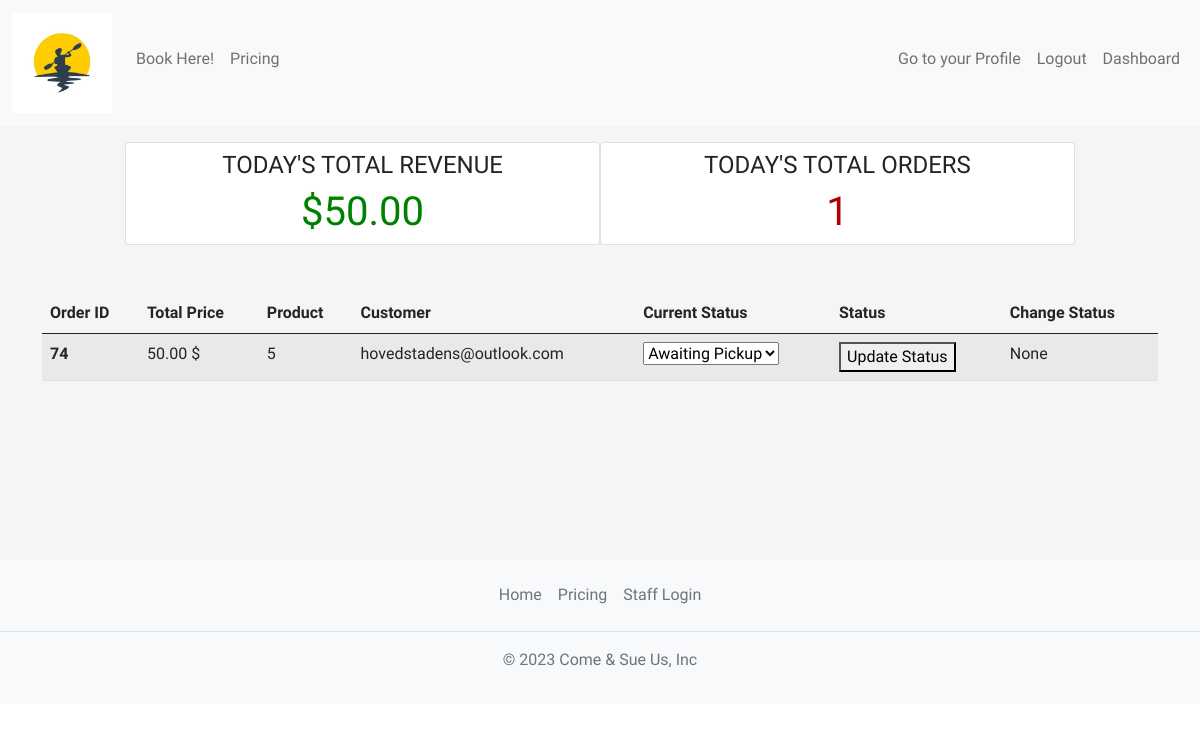
Page /staff/dashboard/ (signed in) on the earlier database version.
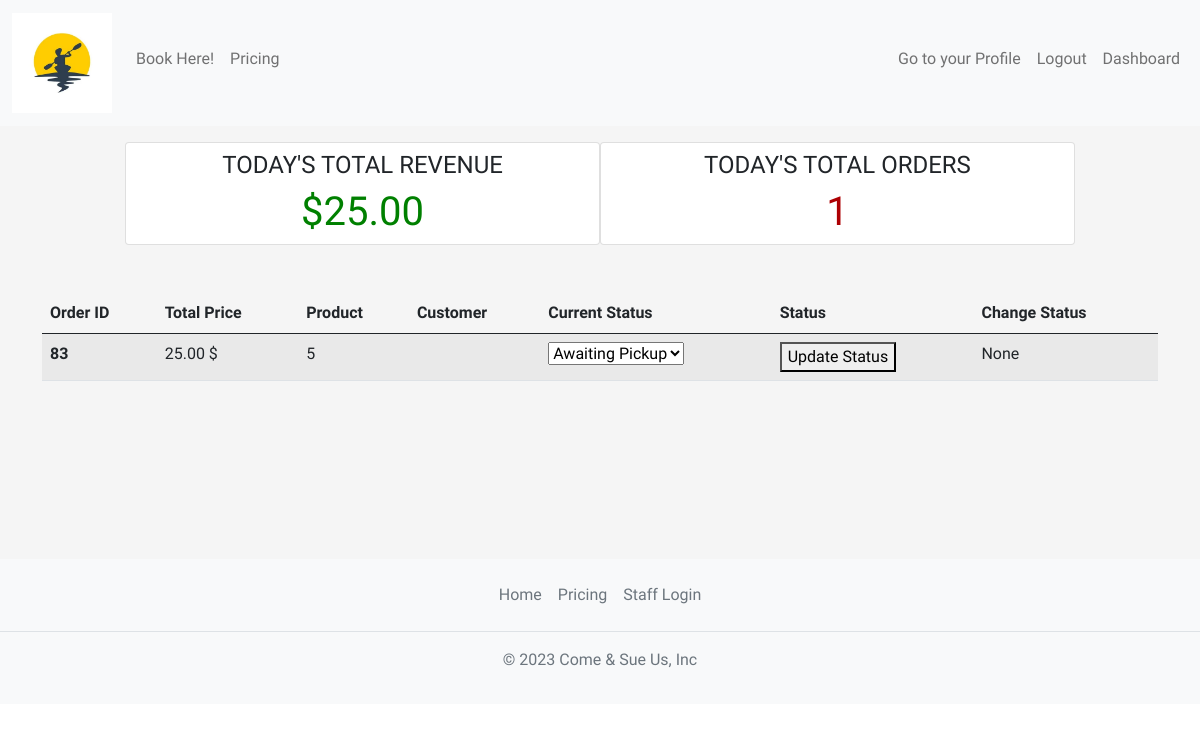
Same page on the later database version.
### home/models.py (models this page shows, shortened)
class OrderModel(models.Model):
    STATUS = (
        ('Awaiting Pickup', 'Awaiting Pickup'),
        ('Delivered', 'Delivered'),
    )
    user = models.ForeignKey(get_user_model(), on_delete=models.SET_NULL, null=True)
    created_on = models.DateTimeField(auto_now_add=True)
    price = models.DecimalField(max_digits=7, decimal_places=2)
    status = models.CharField(max_length=200, null=True, choices=STATUS)
    items = models.ManyToManyField(
        'Variant', related_name='order', blank=True)

class Variant(models.Model):
    name = models.CharField(max_length=100)
    description = models.TextField()
    image = models.ImageField(upload_to='variants_images/')
    price = models.DecimalField(max_digits=5, decimal_places=2)

### staff/views.py (the view)
# urls.py: path('dashboard/', Dashboard.as_view(), name='dashboard'),
class Dashboard(LoginRequiredMixin, UserPassesTestMixin, View):
    def get(self, request, *args, **kwargs):
        today = datetime.today()
        orders = OrderModel.objects.filter(
            created_on__year=today.year, created_on__month=today.month, created_on__day=today.day)
        total_revenue = 0
        for order in orders:
            total_revenue += order.price
        context = {
            'orders': orders,
            'total_revenue': total_revenue,
            'total_orders': len(orders)
        }
        return render(request, 'staff/dashboard.html', context)
    def test_func(self):
        return self.request.user.groups.filter(name='Staff').exists()

### staff/templates/staff/dashboard.html (shortened to what this page needs)
{% extends 'base.html' %}
{% block content %}
    <div class="container">
        <div class="row justify-content-center mt-3">
            <div class="card col-md-5 mr-3">
                <h4 class="text-center pt-2">Today's Total Revenue</h4>
                <h1 class="text-center" style="color: green;">${{ total_revenue }}</h1>
            </div>
            <div class="card col-md-5 mr-3">
                <h4 class="text-center pt-2">Today's Total Orders</h4>
                <h1 class="text-center" style="color: #ad0003;">{{ total_orders }}</h1>
            </div>
        </div>
        <div class="row justify-content-center">
            <div class="col-md-12 mt-5">
                <table class="table table-hover table-striped">
                    <thead>
                        <tr>
                            <th scope="col">Order ID</th>
                            <th scope="col">Total Price</th>
                            <th scope="col">Product</th>
                            <th scope="col">Customer</th>
                            <th scope="col">Current Status</th>
                            <th scope="col">Status</th>
                            <th scope="col">Change Status</th>
                        </tr>
                    </thead>
                    <tbody>
                        {% for order in orders %}
                        <tr>
                            <th scope="row">{{ order.pk }}</th>
                            <td>{{ order.price }} $</td>
                            <td>
                                {% for item in order.items.all %}
                                {{item.id}}
                                {% endfor %}
                            </td>
                            <td>{{ order.user.email }}</td>
                            <td>
                                <form method="post" action="{% url 'change_status' order.pk %}">
                                <select id="status_dropdown" name="status">
                                    <option value="Awaiting Pickup">Awaiting Pickup</option>
                                  </select>
                                  </td>
                                  <td>
                                    <button type="submit">Update Status</button>
                                  </td>
                                  <td>
                                    {{ order.status }}
                                  </td>
                        </tr>
                        {% endfor %}
                    </tbody>
                </table>
            </div>
        </div>
    </div>
{% endblock content %}

### templates/base.html (shortened to what this page needs)
{% load static %}
<!DOCTYPE html>
<html lang="en">
<head>
    {% block css %}
    <link href="https://cdn.jsdelivr.net/npm/bootstrap@5.0.2/dist/css/bootstrap.min.css" rel="stylesheet"
>
    <link rel="stylesheet" href="{% static '/css/style.css' %}">
    {% endblock %}
</head>
<body>
    {% include 'includes/header.html' %}
    <main>
        {% block content %}{% endblock %}
    </main>
    {% include 'includes/footer.html' %}
</body>
</html>

### templates/includes/header.html (shortened to what this page needs)
{% load static %}
<header>
  <nav class="navbar navbar-expand-lg navbar-light bg-light">
    <div class="container-fluid">
      <a class="navbar-brand" href="{% url 'home' %}"><img src="{% static 'images/kayak-1.webp' %}" alt="Kayak Logo" class="logo"></a>
      <div class="collapse navbar-collapse" id="navbarNav">
        <ul class="navbar-nav me-auto mb-2">
          {% if user.is_authenticated %}
          <li class="nav-item">
            <a class="nav-link" href="{% url 'order' %}">Book Here!</a>
          </li>
          {% endif %}
          <li class="nav-item">
            <a class="nav-link" href="{% url 'pricing' %}">Pricing</a>
          </li>
        </ul>
          <ul class="navbar-nav ml-auto mb-2">
            {% if user.is_authenticated %}
          <li class="nav-item">
            <a href="{% url 'profile' %}" class="nav-link">Go to your Profile</a>
          </li>
          <a class="nav-link" href="{% url 'account_logout' %}">Logout</a>
        {% if user.is_staff %}
        <li class="nav-item">
          <a href="{% url 'dashboard' %}" class="nav-link">Dashboard</a>
        </li>
        {% endif %}
          {% endif %}
          </ul>
      </div>
    </div>
  </nav>
</header>

### templates/includes/footer.html
<footer class="py-3 bg-light text-dark">
    <ul class="nav justify-content-center border-bottom pb-3 mb-3">
      <li class="nav-item"><a href="{% url 'home' %}" class="nav-link px-2 text-muted">Home</a></li>
      <li class="nav-item"><a href="{% url 'pricing' %}" class="nav-link px-2 text-muted">Pricing</a></li>
      <li class="nav-item"><a href="{% url 'dashboard' %}" class="nav-link px-2 text-muted">Staff Login</a></li>
    </ul>
    <p class="text-center text-muted">© 2023 Come & Sue Us, Inc</p>
  </footer>

### static/css/style.css (style rules this page uses)
html, body { height: 100%; font-family: 'Days One', sans-serif; font-family: 'Kdam Thmor Pro', sans-serif; }
body { display: flex; flex-direction: column; position: relative; margin: 0; padding-bottom: 6rem; }
h1, h2, h3, h4, h5, h6 { text-transform: uppercase; }
main { flex: 1 0 auto; background-color: whitesmoke; }
a { text-decoration: underline; color: green; }
.logo { max-height: 100px; }

Differences in the rows shown:
removed OrderModel: pk "74", price "50.00", user.email "hovedstadens@outlook.com", status "None", Variant (id "5")
added OrderModel: pk "83", price "25.00", status "None", Variant (id "5")
Other differences:
{{ total_revenue }}: "50.00" → "25.00"
